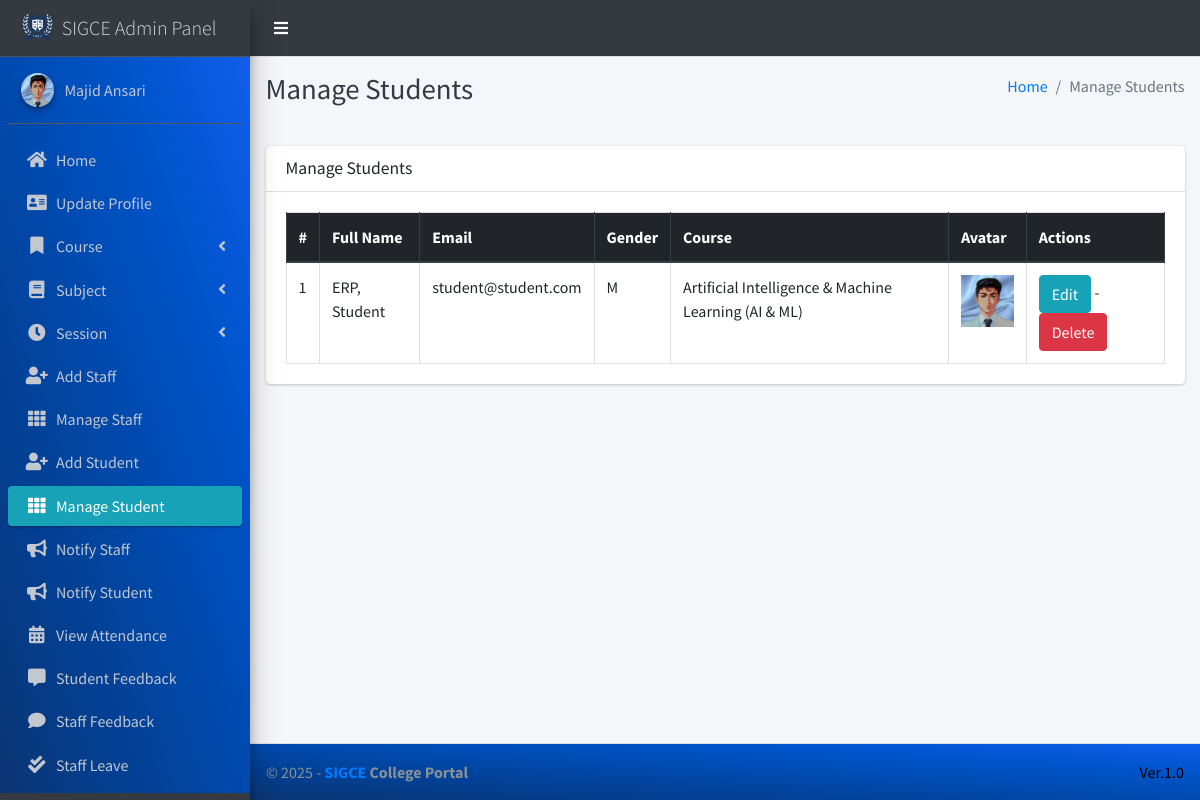
Page /student/manage/ (signed in) on the committed database.
### main_app/models.py (models this page shows, shortened)
class CustomUser(AbstractUser):
    USER_TYPE = ((1, "HOD"), (2, "Staff"), (3, "Student"))
    GENDER = [("M", "Male"), ("F", "Female")]
    username = None  # Removed username, using email instead
    email = models.EmailField(unique=True)
    user_type = models.CharField(default=1, choices=USER_TYPE, max_length=1)
    gender = models.CharField(max_length=1, choices=GENDER)
    profile_pic = models.ImageField()
    address = models.TextField()
    fcm_token = models.TextField(default="")  # For firebase notifications
    created_at = models.DateTimeField(auto_now_add=True)
    updated_at = models.DateTimeField(auto_now=True)
    USERNAME_FIELD = "email"
    REQUIRED_FIELDS = []
    objects = CustomUserManager()
    def __str__(self):
        return  self.first_name + " " + self.last_name

class Student(models.Model):
    admin = models.OneToOneField(CustomUser, on_delete=models.CASCADE)
    course = models.ForeignKey(Course, on_delete=models.DO_NOTHING, null=True, blank=False)
    session = models.ForeignKey(Session, on_delete=models.DO_NOTHING, null=True)

class Course(models.Model):
    name = models.CharField(max_length=120)
    created_at = models.DateTimeField(auto_now_add=True)
    updated_at = models.DateTimeField(auto_now=True)

### main_app/hod_views.py (the view)
# urls.py: path("student/manage/", hod_views.manage_student, name='manage_student'),
def manage_student(request):
    students = CustomUser.objects.filter(user_type=3)
    context = {
        'students': students,
        'page_title': 'Manage Students'
    }
    return render(request, "hod_template/manage_student.html", context)

### main_app/templates/hod_template/manage_student.html
{% extends 'main_app/base.html' %}
{% load static %}
{% block page_title %}{{page_title}}{% endblock page_title %}
{% block content %}
<section class="content">
    <div class="container-fluid">
        <div class="row">
            <div class="col-md-12">
                <div class="card">
                    <div class="card-header">
                        <h3 class="card-title">{{page_title}}</h3>
                    </div>
                    <div class="card-body">
                        <table id="example2" class="table table-bordered table-hover">
                            <thead class="thead-dark">
                                <tr>
                                    <th>#</th>
                                    <th>Full Name</th>
                                    <th>Email</th>
                                    <th>Gender</th>
                                    <th>Course</th>
                                    <th>Avatar</th>
                                    <th>Actions</th>
                                </tr>
                            </thead>
                            <tbody>
                                {% for student in students %}
                                <tr>
                                    <td>{{ forloop.counter }}</td>
                                    <td>{{student.last_name}}, {{student.first_name}}</td>
                                    <td>{{student.email}}</td>
                                    <td>{{student.gender}}</td>
                                    <td>{{student.student.course.name}}</td>
                                    <td>
                                        {% if student.profile_pic == ""  %}
                                        No Image
                                        {% else %}
                                        <img class="img img-fluid mb-2" height="56" width="56"
                                            src="{{student.profile_pic}}" alt="">
                                        {% endif %}
                                    </td>
                                    <td><a href="{% url 'edit_student' student.student.id %}" class="btn btn-info">Edit</a> -
                                        <a href="{% url 'delete_student' student.student.id %}" class="btn btn-danger" onclick="return confirm('Are you sure about this ?')">Delete</a>
                                    </td>
                                </tr>
                                {% endfor %}
                            </tbody>
                        </table>
                    </div>
                </div>
            </div>
        </div>
    </div>
</section>
{% endblock content %}

### main_app/templates/main_app/sidebar_template.html (shortened to what this page needs)
{% load static %}
<aside class="main-sidebar sidebar-dark-info elevation-4">
    {% if request.user.user_type == '1' %}
    <a href="{% url 'admin_home' %}" class="brand-link">
        <img src="{% static 'dist/img/virusx.png' %} " alt="SIGCE LOGO"
            class="brand-image " >
        <span class="brand-text font-weight-light" >SIGCE Admin Panel</span>
    </a>
    <div class="sidebar" style="background-image: linear-gradient(to right top, #0b3574, #033f91, #004aae, #0054cc, #125eeb);">
        <div class="user-panel mt-3 pb-3 mb-3 d-flex">
            <div class="image">
                <img src="{{ request.user.profile_pic}}" class="img-circle elevation-2" alt="User Image">
            </div>
            <div class="info">
                <a href="#" class="d-block">{{user}}</a>
            </div>
        </div>
        <nav class="mt-2">
            <ul class="nav nav-pills nav-sidebar flex-column" data-widget="treeview" role="menu" data-accordion="false">
                <li class="nav-item">
                    {% url 'admin_home' as admin_home %}
                    <a href="{{admin_home}}" class="nav-link {% if admin_home == request.path %} active {% endif %}">
                        <i class="nav-icon fas fa-home"></i>
                        <p>
                            Home
                        </p>
                    </a>
                </li>
                <li class="nav-item">
                    {% url 'admin_view_profile' as admin_view_profile %}
                    <a href="{{admin_view_profile}}"
                        class="nav-link {% if admin_view_profile == request.path %} active {% endif %}">
                        <i class="nav-icon fas fa-address-card"></i>
                        <p>
                            Update Profile
                        </p>
                    </a>
                </li>
                <li class="nav-item has-treeview">
                    <a href="#" class="nav-link" >
                        <i class="nav-icon fas fa-bookmark"></i>
                        <p>
                            Course
                            <i class="fas fa-angle-left right"></i>
                        </p>
                    </a>
                </li>
                <li class="nav-item has-treeview">
                    <a href="#" class="nav-link">
                        <i class="nav-icon fas fa-book"></i>
                        <p>
                            Subject
                            <i class="fas fa-angle-left right"></i>
                        </p>
                    </a>
                </li>
                <li class="nav-item has-treeview">
                    <a href="#" class="nav-link">
                        <i  class="nav-icon fas fa-clock"></i>
                        <p>
                            Session
                            <i class="fas fa-angle-left right"></i>
                        </p>
                    </a>
                </li>
                <li class="nav-item">
                    {% url 'add_staff' as add_staff %}
                    <a href="{{add_staff}}" class="nav-link {% if add_staff == request.path %} active {% endif %}">
                        <i class="nav-icon fas fa-user-plus"></i>
                        <p>
                            Add Staff
                        </p>
                    </a>
                </li>
                <li class="nav-item">
                    {% url 'manage_staff' as manage_staff %}
                    {% url 'edit_staff' staff_id as edit_staff %}
                    <a href="{{manage_staff}}"
                        class="nav-link {% if manage_staff == request.path or request.path == edit_staff %} active {% endif %}">
                        <i class="nav-icon fas fa-th"></i>
                        <p>
                            Manage Staff
                        </p>
                    </a>
                </li>
                <li class="nav-item">
                    {% url 'add_student' as add_student%}
                    <a href="{{add_student}}" class="nav-link  {% if add_student == request.path %} active {% endif %}">
                        <i class="nav-icon fas fa-user-plus"></i>
                        <p>
                            Add Student
                        </p>
                    </a>
                </li>
                <li class="nav-item">
                    {% url 'manage_student' as manage_student %}
                    {% url 'edit_student' student_id as edit_student %}
                    <a href="{{manage_student}}"
                        class="nav-link  {% if edit_student == request.path or manage_student == request.path %} active {% endif %}">
                        <i class="nav-icon fas fa-th"></i>
                        <p>
                            Manage Student
                        </p>
                    </a>
                </li>
                <li class="nav-item">
                    {% url 'admin_notify_staff' as admin_notify_staff %}
                    <a href="{{admin_notify_staff}}"
                        class="nav-link {% if admin_notify_staff == request.path %} active {% endif %}">
                        <i class="nav-icon fas fa-bullhorn"></i>
                        <p>
                            Notify Staff
                        </p>
                    </a>
                </li>
                <li class="nav-item">
                    {% url 'admin_notify_student' as admin_notify_student %}
                    <a href="{{admin_notify_student}}"
                        class="nav-link {% if admin_notify_student == request.path %} active {% endif %}">
                        <i class="nav-icon fas fa-bullhorn"></i>
                        <p>
                            Notify Student
                        </p>
                    </a>
                </li>
                <li class="nav-item">
                    {% url 'admin_view_attendance' as admin_view_attendance %}
                <li class="nav-item">
                    <a href="{{admin_view_attendance}}"
                        class="nav-link  {% if admin_view_attendance == request.path %} active {% endif %}">
                        <i class="nav-icon fas fa-calendar-alt"></i>
                        <p>
                            View Attendance
                        </p>
                    </a>
                </li>
                <li class="nav-item">
                    {% url 'student_feedback_message' as student_feedback_message %}
                    <a href="{{ student_feedback_message }}"
                        class="nav-link  {% if student_feedback_message == request.path %} active {% endif %}">
                        <i class="nav-icon fas fa-comment-alt"></i>
                        <p>
                            Student Feedback
                        </p>
                    </a>
                </li>
                <li class="nav-item">
                    {% url 'staff_feedback_message' as staff_feedback_message %}
                    <a href="{{staff_feedback_message}}"
                        class="nav-link   {% if staff_feedback_message == request.path %} active {% endif %}">
                        <i  class="nav-icon fas fa-comment"></i>
                        <p>
                            Staff Feedback
                        </p>
                    </a>
                </li>
                <li class="nav-item">
                    {% url 'view_staff_leave' as view_staff_leave %}
                    <a href="{{view_staff_leave}}"
                        class="nav-link  {% if view_staff_leave == request.path %} active {% endif %}">
                        <i  class="nav-icon fas fa-check-double"></i>
                        <p>
                            Staff Leave
                        </p>
                    </a>
                </li>
                <li class="nav-item">
                    {% url 'view_student_leave' as view_student_leave %}
                    <a href="{% url 'view_student_leave' %}"
                        class="nav-link  {% if view_student_leave == request.path %} active {% endif %}">
                    </a>
                </li>
                                        {% endif %}
                                    </ul>
                                </nav>
                            </div>
</aside>

### rows in the picture
CustomUser: user.profile_pic (picture), first_name+last_name "Majid Ansari"
CustomUser: last_name "ERP", first_name "Student", email "student@student.com", gender "M", student.course.name "Artificial Intelligence & Machine Learning (AI & ML)", profile_pic (picture)

### other values in the picture
{{ page_title }} "Manage Students"
